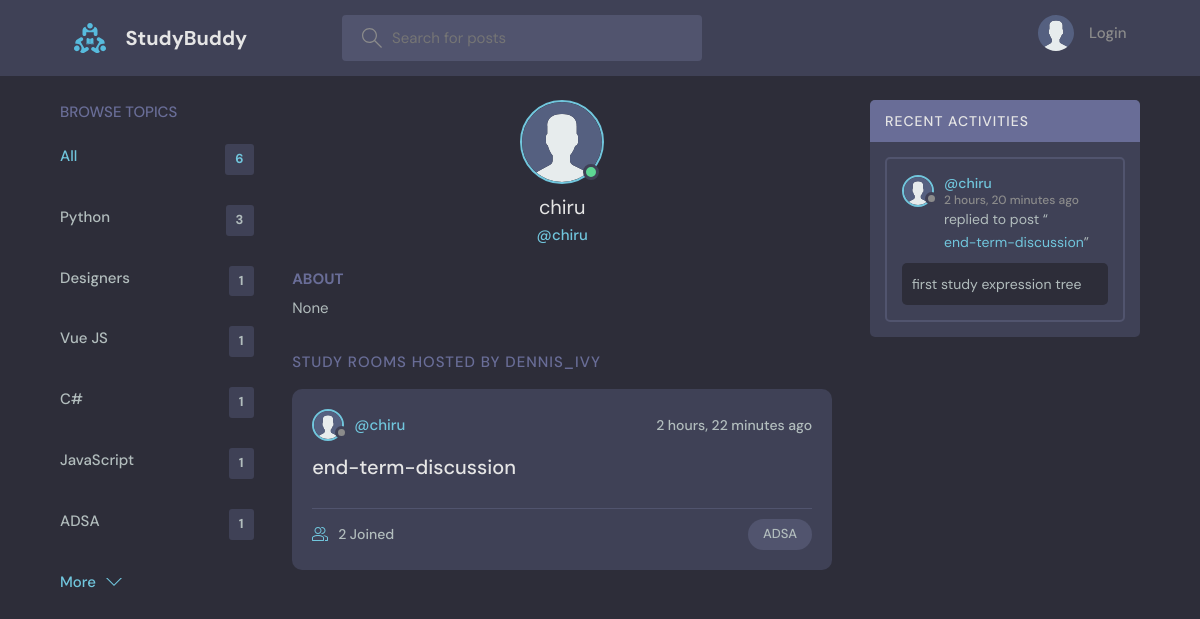
Before: /profile/6/ with the older database file.
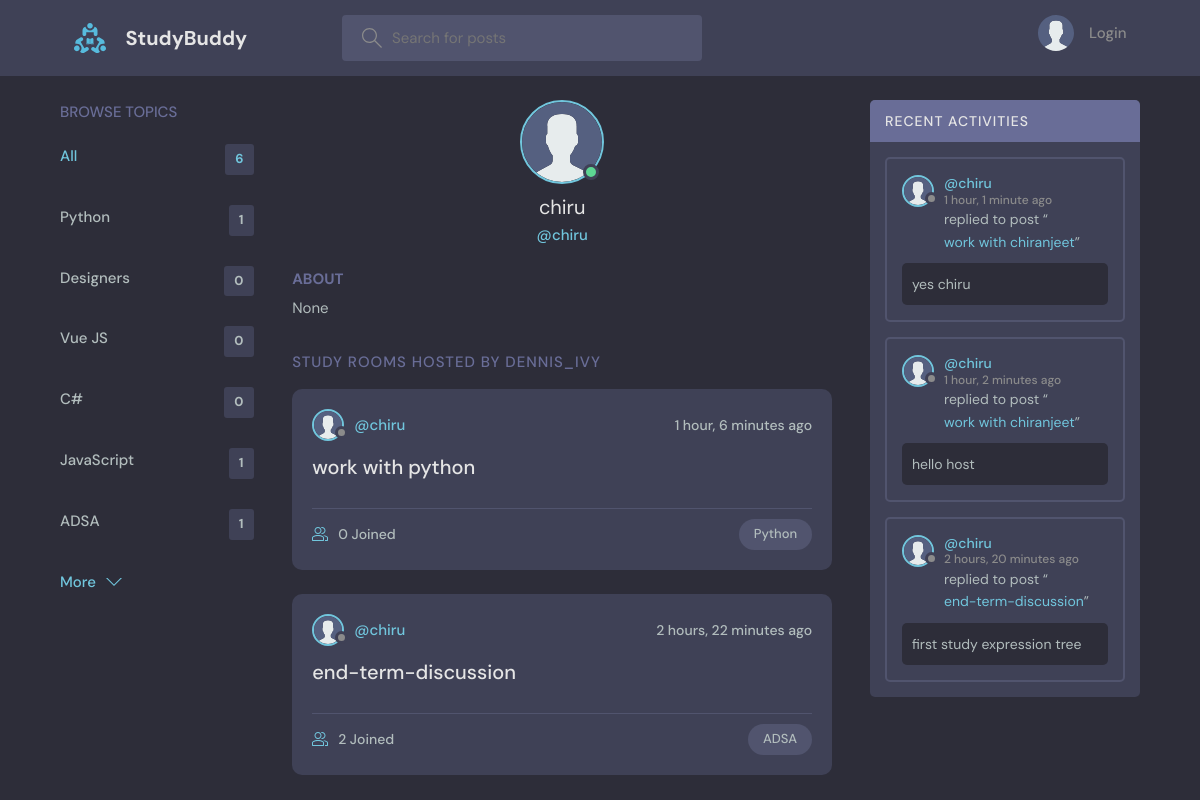
After: the same page with the newer database file.
### base/models.py (models this page shows, shortened)
class Topic(models.Model):
    name = models.CharField(max_length=200)

class User(AbstractUser):
    name = models.CharField(max_length=200, null=True)
    email = models.EmailField(unique=True, null=True)
    bio = models.TextField(null=True)
    avatar = models.ImageField(null=True, default="avatar.svg")
    USERNAME_FIELD = 'email'
    REQUIRED_FIELDS = []

class Room(models.Model):
    host = models.ForeignKey(User, on_delete=models.SET_NULL, null=True)
    topic = models.ForeignKey(Topic, on_delete=models.SET_NULL, null=True)
    name = models.CharField(max_length=200)
    description = models.TextField(null=True, blank=True)
    participants = models.ManyToManyField(
        User, related_name='participants', blank=True)
    updated = models.DateTimeField(auto_now=True)
    created = models.DateTimeField(auto_now_add=True)
    class Meta:
        ordering = ['-updated', '-created']
    def __str__(self):
        return self.name

class Message(models.Model):
    user = models.ForeignKey(User, on_delete=models.CASCADE)
    room = models.ForeignKey(Room, on_delete=models.CASCADE)
    body = models.TextField()
    updated = models.DateTimeField(auto_now=True)
    created = models.DateTimeField(auto_now_add=True)
    class Meta:
        ordering = ['-updated', '-created']

### base/views.py (the view)
# urls.py: path('profile/<str:pk>/', views.userProfile, name="user-profile"),
def userProfile(request, pk):
    user = User.objects.get(id=pk)
    rooms = user.room_set.all()
    room_messages = user.message_set.all()
    topics = Topic.objects.all()
    context = {'user': user, 'rooms': rooms,
               'room_messages': room_messages, 'topics': topics}
    return render(request, 'base/profile.html', context)

### base/templates/base/profile.html (shortened to what this page needs)
{% extends 'main.html' %}
{% block content %}
<main class="profile-page layout layout--3">
  <div class="container">
    {% include 'base/topics_component.html' %}
    <div class="roomList">
      <div class="profile">
        <div class="profile__avatar">
          <div class="avatar avatar--large active">
            <img src="{{user.avatar.url}}" />
          </div>
        </div>
        <div class="profile__info">
          <h3>{{user.name}}</h3>
          <p>@{{user.username}}</p>
        </div>
        <div class="profile__about">
          <h3>About</h3>
          <p>
            {{user.bio}}
          </p>
        </div>
      </div>
      <div class="roomList__header">
        <div>
          <h2>Study Rooms Hosted by dennis_ivy</a>
          </h2>
        </div>
      </div>
      {% include 'base/feed_component.html' %}
    </div>
    {% include 'base/activity_component.html' %}
  </div>
</main>
{% endblock content %}

### templates/main.html (shortened to what this page needs)
<!DOCTYPE html>
{% load static %}
<html lang="en">
<head>
    <link rel="stylesheet" href="{% static 'styles/style.css' %}" />
</head>
<body>
    {% include 'navbar.html' %}
    {% block content %}
    {% endblock %}
</body>
</html>

### templates/navbar.html (shortened to what this page needs)
{% load static %}
<header class="header header--loggedIn">
    <div class="container">
        <a href="{% url 'home' %}" class="header__logo">
            <img src="{% static 'images/logo.svg' %}" />
            <h1>StudyBuddy</h1>
        </a>
        <form class="header__search" method="GET" action="{% url 'home' %}">
            <label>
                <input name="q" placeholder="Search for posts" />
            </label>
        </form>
        <nav class="header__menu">
            {% if request.user.is_authenticated %}
            <div class="header__user">
                <a href="{% url 'update-user' %}">
                    <div class="avatar avatar--medium active">
                        <img src="{{request.user.avatar.url}}" />
                    </div>
                    <p>{{request.user.username}} <span>@{{request.user.username}}</span></p>
                </a>
                <button class="dropdown-button">
                    <svg version="1.1" xmlns="http://www.w3.org/2000/svg" width="32" height="32" viewBox="0 0 32 32">
                        <title>chevron-down</title>
                        <path d="M16 21l-13-13h-3l16 16 16-16h-3l-13 13z"></path>
                    </svg>
                </button>
            </div>
            {% else %}
            <a href="{% url 'login' %}">
                <img src="{% static 'images/avatar.svg' %}" />
                <p>Login</p>
            </a>
            {% endif %}
        </nav>
    </div>
</header>

### base/templates/base/topics_component.html
<div class="topics">
    <div class="topics__header">
        <h2>Browse Topics</h2>
    </div>
    <ul class="topics__list">
        <li>
            <a href="{% url 'home' %}" class="active">All <span>{{topics.count}}</span></a>
        </li>
        {% for topic in topics %}
        <li>
            <a href="{% url 'home' %}?q={{topic.name}}">{{topic.name}}<span>{{topic.room_set.all.count}}</span></a>
        </li>
        {% endfor %}
    </ul>
    <a class="btn btn--link" href="{% url 'topics' %}">
        More
        <svg version="1.1" xmlns="http://www.w3.org/2000/svg" width="32" height="32" viewBox="0 0 32 32">
            <title>chevron-down</title>
            <path d="M16 21l-13-13h-3l16 16 16-16h-3l-13 13z"></path>
        </svg>
    </a>
</div>

### base/templates/base/feed_component.html (shortened to what this page needs)
{% for room in rooms %}
<div class="roomListRoom">
    <div class="roomListRoom__header">
        <a href="{% url 'user-profile' room.host.id %}" class="roomListRoom__author">
            <div class="avatar avatar--small">
                <img src="{{room.host.avatar.url}}" />
            </div>
            <span>@{{room.host.username}}</span>
        </a>
        <div class="roomListRoom__actions">
            <span>{{room.created|timesince}} ago</span>
        </div>
    </div>
    <div class="roomListRoom__content">
        <a href="{% url 'room' room.id %}">{{room.name}}</a>
    </div>
    <div class="roomListRoom__meta">
        <a href="{% url 'room' room.id %}" class="roomListRoom__joined">
            {{room.participants.all.count}} Joined
        </a>
        <p class="roomListRoom__topic">{{room.topic.name}}</p>
    </div>
</div>
{% endfor %}

### base/templates/base/activity_component.html (shortened to what this page needs)
<div class="activities">
    <div class="activities__header">
        <h2>Recent Activities</h2>
    </div>
    {% for message in room_messages %}
    <div class="activities__box">
        <div class="activities__boxHeader roomListRoom__header">
            <a href="{% url 'user-profile' message.user.id %}" class="roomListRoom__author">
                <div class="avatar avatar--small">
                    <img src="{{message.user.avatar.url}}" />
                </div>
                <p>
                    @{{message.user.username}}
                    <span>{{message.created|timesince}} ago</span>
                </p>
            </a>
        </div>
        <div class="activities__boxContent">
            <p>replied to post “<a href="{% url 'room' message.room.id %}">{{message.room}}</a>”</p>
            <div class="activities__boxRoomContent">{{message.body}}</div>
        </div>
    </div>
    {% endfor %}
</div>

Changed rows visible on the page:
computed for Topic "Python": room_set.all.count "3" → "1"
computed for Topic "Designers": room_set.all.count "1" → "0"
computed for Topic "Vue JS": room_set.all.count "1" → "0"
computed for Topic (number 4 of 6 on the later page): room_set.all.count "1" → "0"
added Room: host.avatar (placeholder picture), host.username "chiru", created "1 hour, 6 minutes", name "work with python", participants.all.count "0", topic.name "Python"
added Message: user.avatar (placeholder picture), user.username "chiru", created "1 hour, 1 minute", room "work with chiranjeet", body "yes chiru"
added Message: user.avatar (placeholder picture), user.username "chiru", created "1 hour, 2 minutes", room "work with chiranjeet", body "hello host"
